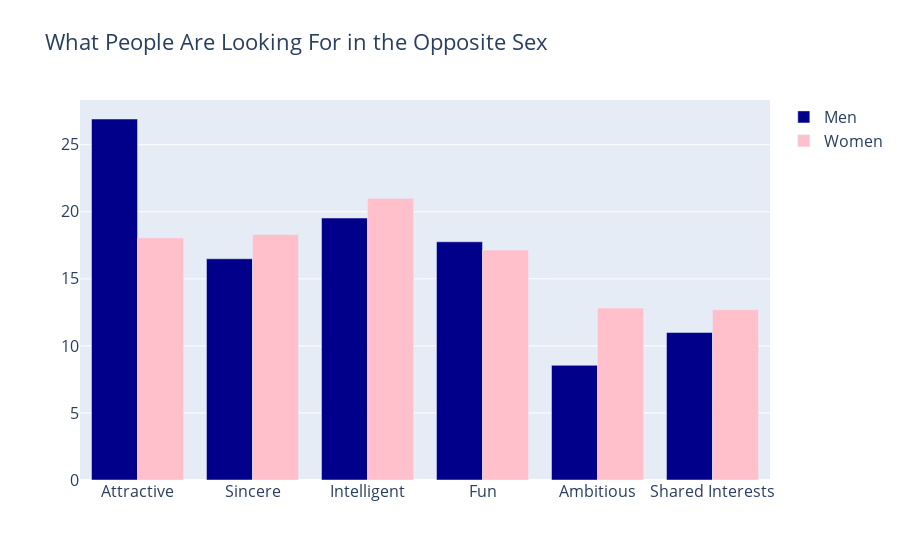

Source (notebook cell):
### Code cell
trace1 = go.Bar(
    y=list(atributes_gender.iloc[1]),
    x=atributes_gender.columns.values,
    name='Men',
    marker=dict(
        color='darkblue'
    )
)
trace2 = go.Bar(
    y=list(atributes_gender.iloc[0]),
    x=atributes_gender.columns.values,
    name='Women',
    marker=dict(
        color='pink'
    )
)

data1 = [trace1, trace2]
layout = go.Layout(
    title='What People Are Looking For in the Opposite Sex',
    font=dict(
        size=16
    ),
    legend=dict(
        font=dict(
            size=16
        )
    )
)
fig = go.Figure(data=data1, layout=layout)
py.iplot(fig, filename='barchart')

### Figure 1 — Plotly figure (JSON) as saved in the notebook; plotly's stock layout.template omitted (floating-point values rounded to 4 significant figures)
{"data": [{"marker": {"color": "darkblue"}, "name": "Men", "x": ["Attractive", "Sincere", "Intelligent", "Fun", "Ambitious", "Shared Interests"], "y": [26.92, 16.5, 19.54, 17.76, 8.553, 11.0], "type": "bar"}, {"marker": {"color": "pink"}, "name": "Women", "x": ["Attractive", "Sincere", "Intelligent", "Fun", "Ambitious", "Shared Interests"], "y": [18.06, 18.31, 21.0, 17.15, 12.83, 12.7], "type": "bar"}], "layout": {"font": {"size": 16}, "legend": {"font": {"size": 16}}, "title": {"text": "What People Are Looking For in the Opposite Sex"}}}
